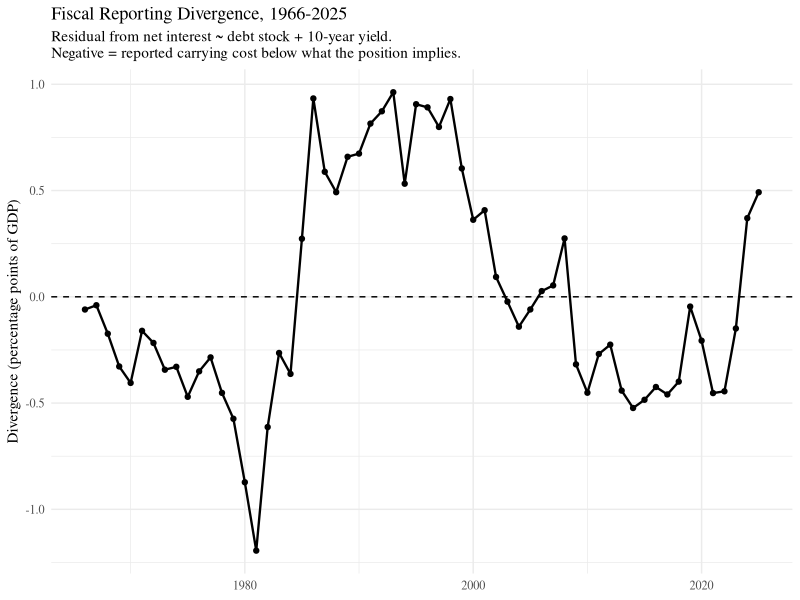

Generate this figure with R:
# ==============================================================================
# FISCAL REPORTING DIVERGENCE — DIAGNOSTIC
# ==============================================================================
# CONSTRUCT: the gap between the REPORTED carrying cost of federal debt
# (net interest as % GDP — the number CBO and OMB publish, and the number
# in the enforcement model) and the cost IMPLIED by the obligation stock
# and its market price.
#
# When the stock rises and the reported cost does not, the published
# measure has stopped tracking the underlying position. That gap is
# institutional data production made visible — the same logic as
# Martinez's nightlights, with the bond market as the channel the
# reporting agency cannot touch.
#
# THIS SCRIPT DOES NOT BUILD THE MEASURE. It tests whether the measure
# is worth building, by answering one question: is the divergence
# distinguishable from a time trend? If the residual is just "later
# years," it is collinear with trend_z and contributes nothing.
#
# GATE: if |cor(divergence, year)| > 0.7, the construct is a trend in
# disguise and this line of work stops here.
# ==============================================================================

.libPaths(c("C:/R/library", .libPaths()))
library(tidyverse)
library(here)

fiscal <- read_csv(here("fiscal_indicators.csv"), show_col_types = FALSE)

# Restrict to the window the enforcement model actually uses
f <- fiscal |> filter(year >= 1966, year <= 2025, complete.cases(fiscal))

cat("Window:", min(f$year), "-", max(f$year), "|", nrow(f), "years\n\n")

# ---- The mechanical relationship ----
# Carrying cost should be a function of how much you owe and what it costs.
# net_interest ~ debt_gdp + yield10 is the accounting identity in
# reduced form. The residual is what the reported number does that the
# stock and the price do not explain.
m <- lm(net_interest ~ debt_gdp + yield10, data = f)

cat("=========== MECHANICAL MODEL ===========\n")
print(summary(m))

f$divergence <- resid(m)

# ---- GATE 1: is it a time trend? ----
r_trend <- cor(f$divergence, f$year)
cat("\n=========== GATE 1: TREND COLLINEARITY ===========\n")
cat("cor(divergence, year) =", round(r_trend, 3), "\n")
if (abs(r_trend) > 0.7) {
  cat("*** FAIL: divergence is a time trend in disguise. ***\n")
} else {
  cat("PASS: divergence carries information beyond the trend.\n")
}

# ---- GATE 2: does it have usable variance? ----
cat("\n=========== GATE 2: VARIANCE ===========\n")
cat("SD of divergence:", round(sd(f$divergence), 4), "\n")
cat("SD of net_interest:", round(sd(f$net_interest), 4), "\n")
cat("Ratio:", round(sd(f$divergence) / sd(f$net_interest), 3), "\n")
cat("(A ratio below ~0.15 means the stock and price explain nearly\n")
cat(" everything and there is no reporting gap to measure.)\n")

# ---- GATE 3: is it autocorrelated noise? ----
# A measure that is just last year's value plus noise is not a construct.
ar1 <- cor(f$divergence[-1], f$divergence[-nrow(f)])
cat("\n=========== GATE 3: AR(1) ===========\n")
cat("First-order autocorrelation:", round(ar1, 3), "\n")

# ---- Where does the reported number understate? ----
cat("\n=========== LARGEST NEGATIVE DIVERGENCES ===========\n")
cat("(reported carrying cost BELOW what stock and rates imply)\n\n")
f |>
  arrange(divergence) |>
  select(year, net_interest, debt_gdp, yield10, divergence) |>
  head(12) |>
  mutate(across(where(is.numeric), ~round(.x, 2))) |>
  as.data.frame() |>
  print(row.names = FALSE)

cat("\n=========== LARGEST POSITIVE DIVERGENCES ===========\n")
cat("(reported carrying cost ABOVE what stock and rates imply)\n\n")
f |>
  arrange(desc(divergence)) |>
  select(year, net_interest, debt_gdp, yield10, divergence) |>
  head(12) |>
  mutate(across(where(is.numeric), ~round(.x, 2))) |>
  as.data.frame() |>
  print(row.names = FALSE)

# ---- Plot ----
p <- ggplot(f, aes(x = year, y = divergence)) +
  geom_hline(yintercept = 0, linetype = "dashed") +
  geom_line(linewidth = 0.8) +
  geom_point(size = 1.5) +
  labs(
    title = "Fiscal Reporting Divergence, 1966-2025",
    subtitle = "Residual from net interest ~ debt stock + 10-year yield.\nNegative = reported carrying cost below what the position implies.",
    x = NULL, y = "Divergence (percentage points of GDP)"
  ) +
  theme_minimal(base_family = "serif")
ggsave(here("fig_divergence.png"), p, width = 9, height = 5, dpi = 300)

write_csv(f |> select(year, net_interest, debt_gdp, yield10, divergence),
          here("fiscal_divergence.csv"))

cat("\nSaved: fiscal_divergence.csv, fig_divergence.png\n")
